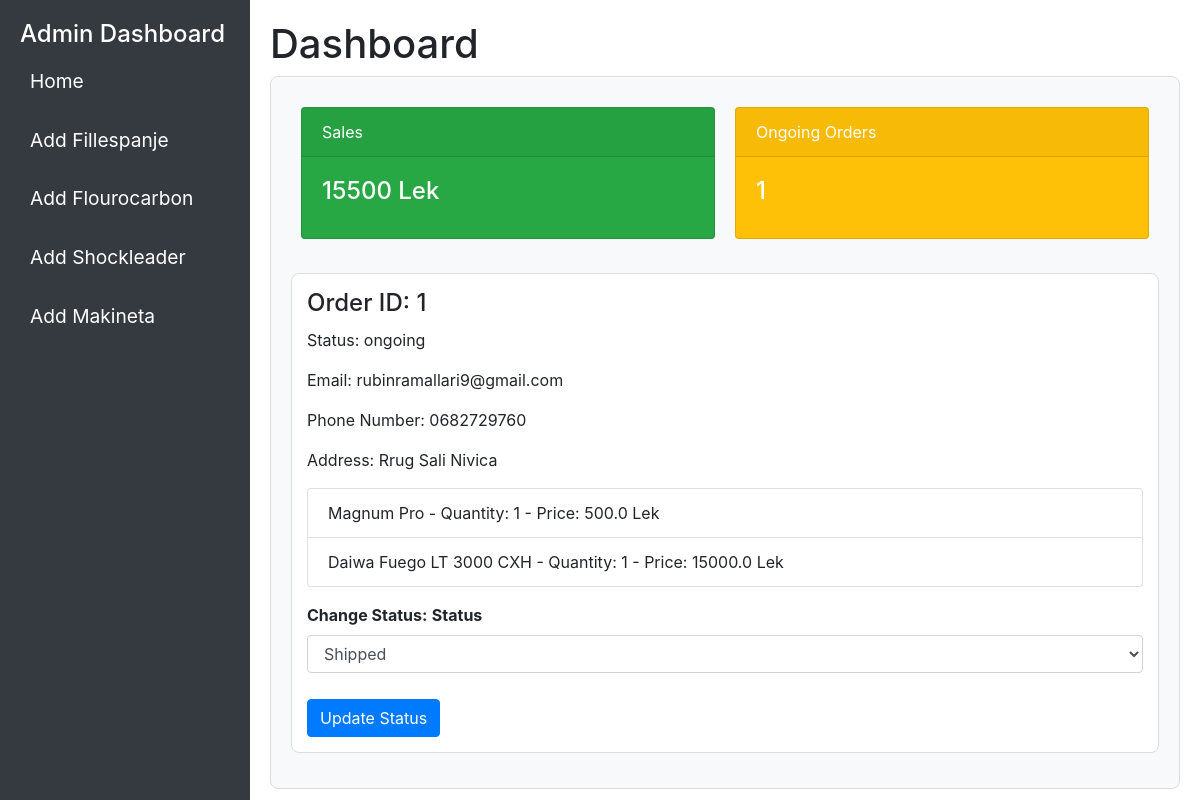
/admin (signed in), run on the app's committed database.
### main.py (models this page shows, shortened)
class Orders(db.Model):
    __tablename__ = 'orders'
    id = db.Column(db.Integer, primary_key=True)
    customer_id = db.Column(db.Integer, db.ForeignKey('users.id'), nullable=False)
    total_amount = db.Column(db.Float, nullable=False)
    status = db.Column(db.String(50), nullable=False)
    email = db.Column(db.String(255), nullable=False)
    phone_number = db.Column(db.String(20), nullable=False)
    address = db.Column(db.String(255), nullable=False)
    user = db.relationship('User', back_populates='orders')
    items = db.relationship('OrderItem', back_populates='order', cascade='all, delete-orphan')

class OrderItem(db.Model):
    __tablename__ = 'order_items'
    id = db.Column(db.Integer, primary_key=True)
    order_id = db.Column(db.Integer, db.ForeignKey('orders.id'), nullable=False)
    product_id = db.Column(db.Integer, nullable=False)
    product_name = db.Column(db.String(255), nullable=False)
    quantity = db.Column(db.Integer, nullable=False)
    price = db.Column(db.Float, nullable=False)
    img_url = db.Column(db.String(255))  # Add this field for product image URL
    type = db.Column(db.String(255))  # Add this field for product type or other details
    order = db.relationship('Orders', back_populates='items')

### main.py (the view)
@app.route('/admin')
@admin_required
def admin_dashboard():
    form = ChangeOrderStatusForm()  # Create an instance of the form
    total_sales = int(db.session.query(db.func.sum(Orders.total_amount)).scalar() or 0)
    ongoing_orders = Orders.query.filter_by(status='ongoing').all()
    ongoing_orders_count = len(ongoing_orders)
    return render_template('dashboard.html',
                           total_sales=total_sales,
                           ongoing_orders_count=ongoing_orders_count,
                           orders=ongoing_orders,
                           form=form)

### main.py
class ChangeOrderStatusForm(FlaskForm):
    status = SelectField('Status', choices=[
        ('shipped', 'Shipped')
    ], validators=[DataRequired()])
    submit = SubmitField('Update Status')

### main.py (called while the page is built)
@app.context_processor
def inject_user():
    return dict(current_user=current_user)

@app.context_processor
def inject_user():
    return dict(current_user=current_user)

@login_manager.user_loader
def load_user(user_id):
    return User.query.get(int(user_id))

def admin_required(f):
    @wraps(f)
    def decorated_function(*args, **kwargs):
        if not current_user.is_authenticated or not current_user.is_admin:
            flash('Admin access required', 'danger')
            return redirect(url_for('index'))
        return f(*args, **kwargs)
    return decorated_function

### templates/dashboard.html (shortened to what this page needs)
<!DOCTYPE html>
<html lang="en">
<head>
    <link href="https://stackpath.bootstrapcdn.com/bootstrap/4.5.2/css/bootstrap.min.css" rel="stylesheet">
</head>
<body>
    <div class="sidebar">
        <h4>Admin Dashboard</h4>
        <a href="{{ url_for('index') }}">Home</a>
        <a href="{{ url_for('add_product_fillespanje') }}">Add Fillespanje</a>
        <a href="{{ url_for('add_product_flourocarbon') }}">Add Flourocarbon</a>
        <a href="{{ url_for('add_product_shockleader') }}">Add Shockleader</a>
        <a href="{{ url_for('add_productMakineta') }}">Add Makineta</a>
    </div>
    <div class="content">
        <h1>Dashboard</h1>
        <div class="dashboard-container">
            <div class="cards-container">
                <div class="card text-white bg-success">
                    <div class="card-header">Sales</div>
                    <div class="card-body">
                        <h5 class="card-title">{{ total_sales }} Lek</h5>
                    </div>
                </div>
                <div class="card text-white bg-warning">
                    <div class="card-header">Ongoing Orders</div>
                    <div class="card-body">
                        <h5 class="card-title">{{ ongoing_orders_count }}</h5>
                    </div>
                </div>
            </div>
            <div class="order-details mt-4">
                {% for order in orders %}
                    <div class="order-box">
                        <h4>Order ID: {{ order.id }}</h4>
                        <p>Status: {{ order.status }}</p>
                        <p>Email: {{ order.email }}</p>
                        <p>Phone Number: {{ order.phone_number }}</p>
                        <p>Address: {{ order.address }}</p>
                        <ul class="list-group">
                            {% for item in order.items %}
                                <li class="list-group-item">
                                    {{ item.product_name }} - Quantity: {{ item.quantity }} - Price: {{ item.price }} Lek
                                </li>
                            {% endfor %}
                        </ul>
                        <form action="{{ url_for('change_order_status', order_id=order.id) }}" method="post" class="mt-3">
                            <div class="form-group">
                                <label for="status">Change Status:</label>
                                {{ form.status.label }}
                                {{ form.status(class="form-control") }}
                            </div>
                            <button type="submit" class="btn btn-primary">Update Status</button>
                        </form>
                    </div>
                {% endfor %}
            </div>
        </div>
    </div>
</body>
</html>

### templates/dashboard.html (style rules this page uses)
body { display: flex; height: 100vh; margin: 0; }
.sidebar { width: 250px; background-color: #343a40; color: white; padding: 20px; position: fixed; height: 100%; }
.sidebar a { color: white; text-decoration: none; display: block; padding: 10px; margin-bottom: 10px; font-size: 1.2rem; border-radius: 5px; }
.content { margin-left: 250px; padding: 20px; flex-grow: 1; }
.dashboard-container { border: 1px solid #ddd; padding: 20px; border-radius: 8px; background-color: #f8f9fa; }
.cards-container { display: flex; justify-content: space-between; flex-wrap: wrap; }
.card { margin: 10px; flex: 1 1 45%; max-width: 48%; height: auto; }
.card .card-title { font-size: 1.5rem; }
.order-box { border: 1px solid #ddd; border-radius: 8px; padding: 15px; margin-bottom: 15px; background-color: #ffffff; }
.order-box h4 { margin-bottom: 10px; }
.form-group label { font-weight: bold; }
.btn-primary { margin-top: 10px; }

### data on the page
Orders: id "1", status "ongoing", email "rubinramallari9@gmail.com", phone_number "0682729760", address "Rrug Sali Nivica", status.label "Status"
OrderItem: product_name "Magnum Pro", quantity "1", price "500.0"
OrderItem: product_name "Daiwa Fuego LT 3000 CXH", quantity "1", price "15000.0"

### other printed values
{{ total_sales }} "15500"
{{ ongoing_orders_count }} "1"
